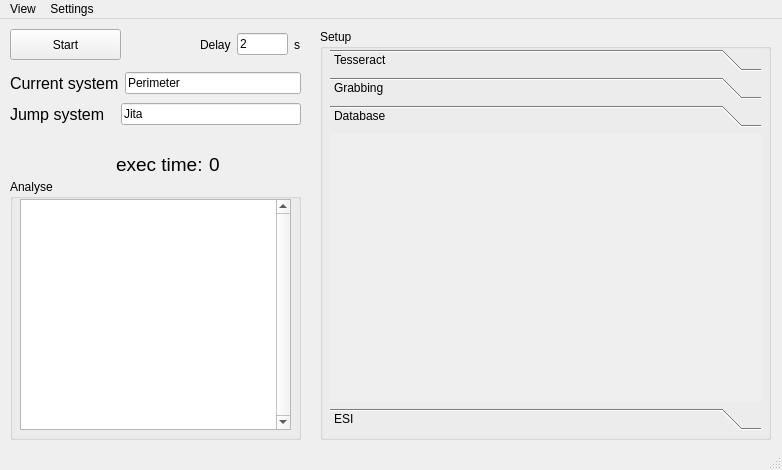
<?xml version="1.0" encoding="UTF-8"?>
<ui version="4.0">
 <class>MainWindow</class>
 <widget class="QMainWindow" name="MainWindow">
  <property name="geometry">
   <rect>
    <x>0</x>
    <y>0</y>
    <width>782</width>
    <height>470</height>
   </rect>
  </property>
  <property name="windowTitle">
   <string>EvE Trafic Analyser</string>
  </property>
  <widget class="QWidget" name="centralwidget">
   <widget class="QGroupBox" name="groupBox">
    <property name="geometry">
     <rect>
      <x>10</x>
      <y>160</y>
      <width>291</width>
      <height>261</height>
     </rect>
    </property>
    <property name="title">
     <string>Analyse</string>
    </property>
    <widget class="QTableWidget" name="TableViewResults">
     <property name="geometry">
      <rect>
       <x>10</x>
       <y>20</y>
       <width>271</width>
       <height>231</height>
      </rect>
     </property>
     <property name="verticalScrollBarPolicy">
      <enum>Qt::ScrollBarAlwaysOn</enum>
     </property>
    </widget>
   </widget>
   <widget class="QGroupBox" name="groupBox_2">
    <property name="geometry">
     <rect>
      <x>320</x>
      <y>10</y>
      <width>451</width>
      <height>411</height>
     </rect>
    </property>
    <property name="title">
     <string>Setup</string>
    </property>
    <widget class="QToolBox" name="toolBox">
     <property name="geometry">
      <rect>
       <x>10</x>
       <y>20</y>
       <width>431</width>
       <height>381</height>
      </rect>
     </property>
     <property name="tabletTracking">
      <bool>false</bool>
     </property>
     <property name="currentIndex">
      <number>2</number>
     </property>
     <widget class="QWidget" name="page">
      <property name="geometry">
       <rect>
        <x>0</x>
        <y>0</y>
        <width>100</width>
        <height>30</height>
       </rect>
      </property>
      <attribute name="label">
       <string>Tesseract</string>
      </attribute>
      <widget class="QWidget" name="verticalLayoutWidget">
       <property name="geometry">
        <rect>
         <x>10</x>
         <y>0</y>
         <width>399</width>
         <height>101</height>
        </rect>
       </property>
       <layout class="QVBoxLayout" name="verticalLayout">
        <item>
         <layout class="QHBoxLayout" name="horizontalLayout">
          <item>
           <widget class="QLabel" name="label">
            <property name="text">
             <string>1) Install tesseract from</string>
            </property>
           </widget>
          </item>
          <item>
           <widget class="QLabel" name="label_2">
            <property name="text">
             <string>&lt;a href=https://tesseract-ocr.github.io/tessdoc/4.0-with-LSTM.html#400-alpha-for-windows&gt;official website&lt;/a&gt;</string>
            </property>
            <property name="openExternalLinks">
             <bool>true</bool>
            </property>
           </widget>
          </item>
         </layout>
        </item>
        <item>
         <widget class="QLabel" name="label_3">
          <property name="text">
           <string>2) Locate installer</string>
          </property>
         </widget>
        </item>
        <item>
         <layout class="QHBoxLayout" name="horizontalLayout_2">
          <item>
           <widget class="QLineEdit" name="tesseract_path">
            <property name="text">
             <string>C:/Program Files (x86)/Tesseract-OCR/tesseract</string>
            </property>
           </widget>
          </item>
          <item>
           <widget class="QPushButton" name="BTN_tesseract_browse">
            <property name="text">
             <string>Browse</string>
            </property>
           </widget>
          </item>
         </layout>
        </item>
       </layout>
      </widget>
     </widget>
     <widget class="QWidget" name="page_2">
      <property name="geometry">
       <rect>
        <x>0</x>
        <y>0</y>
        <width>100</width>
        <height>30</height>
       </rect>
      </property>
      <attribute name="label">
       <string>Grabbing</string>
      </attribute>
      <widget class="QWidget" name="verticalLayoutWidget_4">
       <property name="geometry">
        <rect>
         <x>20</x>
         <y>70</y>
         <width>401</width>
         <height>96</height>
        </rect>
       </property>
       <layout class="QVBoxLayout" name="verticalLayout_5">
        <item>
         <widget class="QLabel" name="label_11">
          <property name="text">
           <string>1) Ship area</string>
          </property>
         </widget>
        </item>
        <item>
         <layout class="QHBoxLayout" name="horizontalLayout_6">
          <item>
           <spacer name="horizontalSpacer_2">
            <property name="orientation">
             <enum>Qt::Horizontal</enum>
            </property>
            <property name="sizeHint" stdset="0">
             <size>
              <width>28</width>
              <height>20</height>
             </size>
            </property>
           </spacer>
          </item>
          <item>
           <widget class="QLabel" name="label_7">
            <property name="text">
             <string>X1</string>
            </property>
           </widget>
          </item>
          <item>
           <widget class="QLineEdit" name="SA_x1">
            <property name="text">
             <string>2871</string>
            </property>
           </widget>
          </item>
          <item>
           <widget class="QLabel" name="label_8">
            <property name="text">
             <string>X2</string>
            </property>
           </widget>
          </item>
          <item>
           <widget class="QLineEdit" name="SA_x2">
            <property name="text">
             <string>2999</string>
            </property>
           </widget>
          </item>
          <item>
           <widget class="QLabel" name="label_9">
            <property name="text">
             <string>Y1</string>
            </property>
           </widget>
          </item>
          <item>
           <widget class="QLineEdit" name="SA_y1">
            <property name="text">
             <string>90</string>
            </property>
           </widget>
          </item>
          <item>
           <widget class="QLabel" name="label_10">
            <property name="text">
             <string>Y2</string>
            </property>
           </widget>
          </item>
          <item>
           <widget class="QLineEdit" name="SA_y2">
            <property name="text">
             <string>850</string>
            </property>
           </widget>
          </item>
         </layout>
        </item>
        <item>
         <widget class="QLabel" name="label_12">
          <property name="text">
           <string>2) Name area</string>
          </property>
         </widget>
        </item>
        <item>
         <layout class="QHBoxLayout" name="horizontalLayout_8">
          <item>
           <spacer name="horizontalSpacer_3">
            <property name="orientation">
             <enum>Qt::Horizontal</enum>
            </property>
            <property name="sizeHint" stdset="0">
             <size>
              <width>28</width>
              <height>20</height>
             </size>
            </property>
           </spacer>
          </item>
          <item>
           <widget class="QLabel" name="label_15">
            <property name="text">
             <string>X1</string>
            </property>
           </widget>
          </item>
          <item>
           <widget class="QLineEdit" name="NA_x1">
            <property name="text">
             <string>3005</string>
            </property>
           </widget>
          </item>
          <item>
           <widget class="QLabel" name="label_16">
            <property name="text">
             <string>X2</string>
            </property>
           </widget>
          </item>
          <item>
           <widget class="QLineEdit" name="NA_x2">
            <property name="text">
             <string>3215</string>
            </property>
           </widget>
          </item>
          <item>
           <widget class="QLabel" name="label_17">
            <property name="text">
             <string>Y1</string>
            </property>
           </widget>
          </item>
          <item>
           <widget class="QLineEdit" name="NA_y1">
            <property name="text">
             <string>90</string>
            </property>
           </widget>
          </item>
          <item>
           <widget class="QLabel" name="label_18">
            <property name="text">
             <string>Y2</string>
            </property>
           </widget>
          </item>
          <item>
           <widget class="QLineEdit" name="NA_y2">
            <property name="text">
             <string>850</string>
            </property>
           </widget>
          </item>
         </layout>
        </item>
       </layout>
      </widget>
      <widget class="QPushButton" name="BTN_CursorDetection">
       <property name="geometry">
        <rect>
         <x>30</x>
         <y>20</y>
         <width>141</width>
         <height>31</height>
        </rect>
       </property>
       <property name="text">
        <string>Turn Mouse detection</string>
       </property>
      </widget>
      <widget class="QLabel" name="label_13">
       <property name="geometry">
        <rect>
         <x>120</x>
         <y>40</y>
         <width>68</width>
         <height>29</height>
        </rect>
       </property>
       <property name="minimumSize">
        <size>
         <width>68</width>
         <height>0</height>
        </size>
       </property>
       <property name="text">
        <string/>
       </property>
      </widget>
      <widget class="QLabel" name="label_6">
       <property name="geometry">
        <rect>
         <x>190</x>
         <y>8</y>
         <width>21</width>
         <height>21</height>
        </rect>
       </property>
       <property name="font">
        <font>
         <pointsize>14</pointsize>
        </font>
       </property>
       <property name="text">
        <string>x:</string>
       </property>
      </widget>
      <widget class="QLabel" name="CursorY">
       <property name="geometry">
        <rect>
         <x>210</x>
         <y>40</y>
         <width>101</width>
         <height>20</height>
        </rect>
       </property>
       <property name="font">
        <font>
         <pointsize>14</pointsize>
        </font>
       </property>
       <property name="text">
        <string>TextLabel</string>
       </property>
      </widget>
      <widget class="QLabel" name="CursorX">
       <property name="geometry">
        <rect>
         <x>210</x>
         <y>11</y>
         <width>111</width>
         <height>20</height>
        </rect>
       </property>
       <property name="font">
        <font>
         <pointsize>14</pointsize>
        </font>
       </property>
       <property name="text">
        <string>TextLabel</string>
       </property>
      </widget>
      <widget class="QLabel" name="label_20">
       <property name="geometry">
        <rect>
         <x>190</x>
         <y>38</y>
         <width>20</width>
         <height>21</height>
        </rect>
       </property>
       <property name="font">
        <font>
         <pointsize>14</pointsize>
        </font>
       </property>
       <property name="text">
        <string>y:</string>
       </property>
      </widget>
     </widget>
     <widget class="QWidget" name="page_3">
      <property name="geometry">
       <rect>
        <x>0</x>
        <y>0</y>
        <width>431</width>
        <height>273</height>
       </rect>
      </property>
      <attribute name="label">
       <string>Database</string>
      </attribute>
     </widget>
     <widget class="QWidget" name="page_4">
      <property name="geometry">
       <rect>
        <x>0</x>
        <y>0</y>
        <width>100</width>
        <height>30</height>
       </rect>
      </property>
      <attribute name="label">
       <string>ESI</string>
      </attribute>
     </widget>
    </widget>
   </widget>
   <widget class="QPushButton" name="BTN_AnalyserWorker">
    <property name="geometry">
     <rect>
      <x>10</x>
      <y>10</y>
      <width>111</width>
      <height>31</height>
     </rect>
    </property>
    <property name="text">
     <string>Start</string>
    </property>
   </widget>
   <widget class="QWidget" name="horizontalLayoutWidget_4">
    <property name="geometry">
     <rect>
      <x>200</x>
      <y>10</y>
      <width>100</width>
      <height>31</height>
     </rect>
    </property>
    <layout class="QHBoxLayout" name="horizontalLayout_3">
     <item>
      <widget class="QLabel" name="label_4">
       <property name="text">
        <string>Delay</string>
       </property>
      </widget>
     </item>
     <item>
      <widget class="QLineEdit" name="AnalyserDelay">
       <property name="text">
        <string>2</string>
       </property>
      </widget>
     </item>
     <item>
      <widget class="QLabel" name="label_5">
       <property name="text">
        <string>s</string>
       </property>
      </widget>
     </item>
    </layout>
   </widget>
   <widget class="QWidget" name="verticalLayoutWidget_2">
    <property name="geometry">
     <rect>
      <x>10</x>
      <y>50</y>
      <width>291</width>
      <height>61</height>
     </rect>
    </property>
    <layout class="QVBoxLayout" name="verticalLayout_2">
     <item>
      <layout class="QHBoxLayout" name="horizontalLayout_5">
       <item>
        <widget class="QLabel" name="label_19">
         <property name="font">
          <font>
           <pointsize>12</pointsize>
          </font>
         </property>
         <property name="text">
          <string>Current system</string>
         </property>
        </widget>
       </item>
       <item>
        <widget class="QLineEdit" name="currentSystem">
         <property name="text">
          <string>Perimeter</string>
         </property>
        </widget>
       </item>
      </layout>
     </item>
     <item>
      <layout class="QHBoxLayout" name="horizontalLayout_4">
       <item>
        <widget class="QLabel" name="label_14">
         <property name="font">
          <font>
           <pointsize>12</pointsize>
          </font>
         </property>
         <property name="text">
          <string>Jump system</string>
         </property>
        </widget>
       </item>
       <item>
        <spacer name="horizontalSpacer">
         <property name="orientation">
          <enum>Qt::Horizontal</enum>
         </property>
         <property name="sizeType">
          <enum>QSizePolicy::Fixed</enum>
         </property>
         <property name="sizeHint" stdset="0">
          <size>
           <width>10</width>
           <height>20</height>
          </size>
         </property>
        </spacer>
       </item>
       <item>
        <widget class="QLineEdit" name="jumpSystem">
         <property name="text">
          <string>Jita</string>
         </property>
        </widget>
       </item>
      </layout>
     </item>
    </layout>
   </widget>
   <widget class="QWidget" name="horizontalLayoutWidget">
    <property name="geometry">
     <rect>
      <x>110</x>
      <y>130</y>
      <width>191</width>
      <height>31</height>
     </rect>
    </property>
    <layout class="QHBoxLayout" name="horizontalLayout_7">
     <item alignment="Qt::AlignRight">
      <widget class="QLabel" name="Label">
       <property name="font">
        <font>
         <pointsize>14</pointsize>
        </font>
       </property>
       <property name="text">
        <string>exec time:</string>
       </property>
      </widget>
     </item>
     <item>
      <widget class="QLabel" name="L_execution_time">
       <property name="font">
        <font>
         <pointsize>14</pointsize>
        </font>
       </property>
       <property name="text">
        <string>0</string>
       </property>
      </widget>
     </item>
    </layout>
   </widget>
  </widget>
  <widget class="QMenuBar" name="menubar">
   <property name="geometry">
    <rect>
     <x>0</x>
     <y>0</y>
     <width>782</width>
     <height>21</height>
    </rect>
   </property>
   <widget class="QMenu" name="menuview">
    <property name="title">
     <string>View</string>
    </property>
    <addaction name="actionDatabase"/>
   </widget>
   <widget class="QMenu" name="menuSettings">
    <property name="title">
     <string>Settings</string>
    </property>
    <addaction name="actionPr_f_rence"/>
   </widget>
   <addaction name="menuview"/>
   <addaction name="menuSettings"/>
  </widget>
  <widget class="QStatusBar" name="statusbar"/>
  <action name="actionDatabase">
   <property name="text">
    <string>Database</string>
   </property>
  </action>
  <action name="actionPr_f_rence">
   <property name="text">
    <string>Préférences</string>
   </property>
  </action>
 </widget>
 <resources/>
 <connections/>
</ui>
